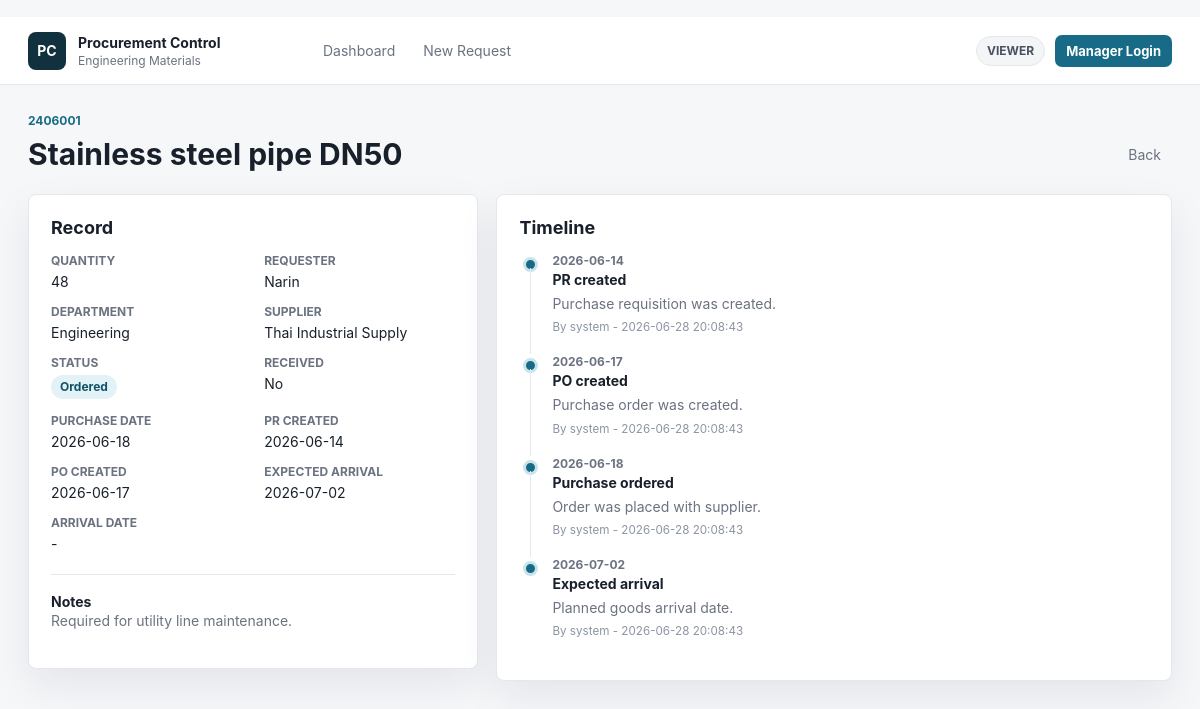
Page /items/1 on the committed database.
### tables this page shows
CREATE TABLE procurement_items (
            id INTEGER PRIMARY KEY AUTOINCREMENT,
            mms_no TEXT,
            item_name TEXT NOT NULL,
            quantity INTEGER,
            price REAL,
            currency TEXT DEFAULT 'MOP',
            requester TEXT,
            supplier TEXT,
            department TEXT,
            purchase_date TEXT,
            pr_created_at TEXT,
            po_created_at TEXT,
            expected_arrival_date TEXT,
            arrival_date TEXT,
            status TEXT NOT NULL DEFAULT 'Draft',
            received INTEGER NOT NULL DEFAULT 0,
            notes TEXT,
            created_by TEXT,
            created_at TEXT NOT NULL,
            updated_by TEXT,
            updated_at TEXT NOT NULL
        );

CREATE TABLE timeline_events (
            id INTEGER PRIMARY KEY AUTOINCREMENT,
            item_id INTEGER NOT NULL,
            event_type TEXT NOT NULL,
            title TEXT NOT NULL,
            event_date TEXT,
            details TEXT,
            created_by TEXT,
            created_at TEXT NOT NULL,
            FOREIGN KEY(item_id) REFERENCES procurement_items(id) ON DELETE CASCADE
        );

### app.py (the view)
@app.route("/items/<int:item_id>")
def item_detail(item_id):
    row = get_db().execute("SELECT * FROM procurement_items WHERE id = ?", (item_id,)).fetchone()
    if not row:
        flash("Item not found.", "warning")
        return redirect(url_for("index"))
    events = get_db().execute(
        "SELECT * FROM timeline_events WHERE item_id = ? ORDER BY COALESCE(event_date, created_at), created_at",
        (item_id,),
    ).fetchall()
    return render_template("item_detail.html", item=visible_item(row), events=events)

### app.py (called while the page is built)
def connect_db():
    conn = sqlite3.connect(DB_PATH)
    conn.row_factory = sqlite3.Row
    return conn

def get_db():
    if "db" not in g:
        DATA_DIR.mkdir(exist_ok=True)
        BACKUP_DIR.mkdir(exist_ok=True)
        g.db = connect_db()
    return g.db

def current_role():
    return session.get("role", "viewer")

def current_actor():
    return session.get("username", "viewer")

def is_manager():
    return current_role() == "manager"

@app.context_processor
def inject_context():
    return {
        "current_role": current_role(),
        "current_actor": current_actor(),
        "is_manager": is_manager(),
        "status_options": STATUS_OPTIONS,
        "currency_options": CURRENCY_OPTIONS,
    }

def ensure_daily_backup():
    db = get_db()
    last = db.execute("SELECT value FROM app_meta WHERE key = 'last_daily_backup_date'").fetchone()
    today = date.today().isoformat()
    if not last or last["value"] != today:
        backup_database("daily", "system")

def migrate_existing_data():
    db = get_db()
    rows = db.execute("SELECT id, mms_no, currency, quantity FROM procurement_items").fetchall()
    for row in rows:
        updates = {}
        if row["currency"] in (None, "", "THB"):
            updates["currency"] = "MOP"
        if row["mms_no"] and not row["mms_no"].isdigit():
            updates["mms_no"] = "".join(ch for ch in row["mms_no"] if ch.isdigit())
        if row["quantity"] is not None:
            updates["quantity"] = int(row["quantity"])
        if updates:
            assignments = ", ".join(f"{field} = ?" for field in updates)
            db.execute(
                f"UPDATE procurement_items SET {assignments} WHERE id = ?",
                list(updates.values()) + [row["id"]],
            )
    db.commit()

def visible_item(row):
    item = dict(row)
    if not is_manager():
        item["price"] = None
    return item

@app.before_request
def prepare_app():
    init_db()
    ensure_daily_backup()

### templates/item_detail.html (shortened to what this page needs)
﻿{% extends "base.html" %}
{% block content %}
<section class="page-heading">
    <div>
        <p class="eyebrow">{{ item.mms_no or "No MMS number" }}</p>
        <h1>{{ item.item_name }}</h1>
    </div>
    <div class="action-row">
        <a class="ghost-link" href="{{ url_for('index') }}">Back</a>
    </div>
</section>
<section class="detail-grid">
    <div class="detail-panel">
        <h2>Record</h2>
        <dl class="details">
            <div><dt>Quantity</dt><dd>{{ item.quantity|int if item.quantity is not none else "-" }}</dd></div>
            <div><dt>Requester</dt><dd>{{ item.requester or "-" }}</dd></div>
            <div><dt>Department</dt><dd>{{ item.department or "-" }}</dd></div>
            <div><dt>Supplier</dt><dd>{{ item.supplier or "-" }}</dd></div>
            <div><dt>Status</dt><dd><span class="status status-{{ item.status|lower|replace(' ', '-') }}">{{ item.status }}</span></dd></div>
            <div><dt>Received</dt><dd>{{ "Yes" if item.received else "No" }}</dd></div>
            <div><dt>Purchase Date</dt><dd>{{ item.purchase_date or "-" }}</dd></div>
            <div><dt>PR Created</dt><dd>{{ item.pr_created_at or "-" }}</dd></div>
            <div><dt>PO Created</dt><dd>{{ item.po_created_at or "-" }}</dd></div>
            <div><dt>Expected Arrival</dt><dd>{{ item.expected_arrival_date or "-" }}</dd></div>
            <div><dt>Arrival Date</dt><dd>{{ item.arrival_date or "-" }}</dd></div>
        </dl>
        {% if item.notes %}
            <div class="notes">
                <strong>Notes</strong>
                <p>{{ item.notes }}</p>
            </div>
        {% endif %}
    </div>
    <div class="timeline-panel">
        <h2>Timeline</h2>
        <ol class="timeline">
            {% for event in events %}
                <li>
                    <span class="dot"></span>
                    <div>
                        <time>{{ event.event_date or event.created_at[:10] }}</time>
                        <strong>{{ event.title }}</strong>
                        {% if event.details %}<p>{{ event.details }}</p>{% endif %}
                        <small>By {{ event.created_by or "system" }} - {{ event.created_at }}</small>
                    </div>
                </li>
            {% else %}
                <li class="empty-line">No timeline events yet.</li>
            {% endfor %}
        </ol>
    </div>
</section>
{% endblock %}

### static/styles.css (style rules this page uses)
:root { --bg: #f6f7f9; --panel: #ffffff; --text: #18202b; --muted: #6b7280; --line: #e3e7ee; --accent: #176b87; --accent-strong: #0f5268; --good: #176f4d; --warn: #a75d12; --danger: #b42318; --shadow: 0 16px 40px rgba(21, 31, 46, 0.08); }
* { box-sizing: border-box; }
body { margin: 0; background: var(--bg); color: var(--text); font-family: Inter, ui-sans-serif, system-ui, -apple-system, BlinkMacSystemFont, "Segoe UI", sans-serif; font-size: 14px; }
a { color: inherit; text-decoration: none; }
.nav a, .ghost-button, .ghost-link { color: var(--muted); border: 0; background: transparent; padding: 9px 11px; border-radius: 7px; cursor: pointer; }
.mode-panel, .action-row, .filter-form, .toolbar { display: flex; align-items: center; gap: 10px; }
.page-heading { display: flex; align-items: flex-end; justify-content: space-between; gap: 20px; margin-bottom: 22px; }
.eyebrow { margin: 0 0 8px; color: var(--accent); font-size: 12px; font-weight: 700; text-transform: uppercase; }
h1, h2, h3, p { margin-top: 0; }
h1 { margin-bottom: 0; font-size: 30px; font-weight: 680; }
h2 { font-size: 18px; }
.toolbar, .table-shell, .detail-panel, .timeline-panel, .form-panel, .login-panel { background: var(--panel); border: 1px solid var(--line); border-radius: 8px; box-shadow: var(--shadow); }
.pill, .status { display: inline-flex; align-items: center; min-height: 24px; padding: 0 9px; border-radius: 999px; font-size: 12px; font-weight: 650; }
.pill.muted, .status { color: #4b5563; background: #eef2f6; }
.status-ordered { color: #0f5268; background: #e3f2f6; }
.detail-grid, .settings-grid, .split-layout { display: grid; grid-template-columns: minmax(320px, 0.8fr) minmax(480px, 1.2fr); gap: 18px; align-items: start; }
.detail-panel, .timeline-panel, .form-panel, .login-panel { padding: 22px; }
.details { display: grid; grid-template-columns: repeat(2, minmax(0, 1fr)); gap: 14px 22px; margin: 0; }
.details div { min-width: 0; }
.details dt { color: var(--muted); font-size: 12px; font-weight: 700; text-transform: uppercase; }
.details dd { margin: 5px 0 0; overflow-wrap: anywhere; }
.notes { margin-top: 22px; padding-top: 18px; border-top: 1px solid var(--line); }
.notes p, .plain-text { color: var(--muted); line-height: 1.6; }
.timeline { position: relative; list-style: none; margin: 0; padding: 0 0 0 4px; }
.timeline li { position: relative; display: flex; gap: 14px; padding: 0 0 20px; }
.timeline li::before { content: ""; position: absolute; left: 7px; top: 15px; bottom: 0; width: 1px; background: var(--line); }
.timeline li:last-child::before { display: none; }
.dot { flex: 0 0 auto; width: 15px; height: 15px; margin-top: 4px; border: 3px solid #cae3ea; border-radius: 50%; background: var(--accent); }
.timeline time { display: block; color: var(--muted); font-size: 12px; font-weight: 700; }
.timeline strong { display: block; margin-top: 3px; }
.timeline p { margin: 6px 0; color: var(--muted); line-height: 1.45; }
.timeline small { color: #8b94a2; }

### rows in the picture
procurement_items: mms_no "2406001", item_name "Stainless steel pipe DN50", quantity "48", requester "Narin", department "Engineering", supplier "Thai Industrial Supply", status "Ordered", received "No", purchase_date "2026-06-18", pr_created_at "2026-06-14", po_created_at "2026-06-17", expected_arrival_date "2026-07-02", arrival_date "-", notes "Required for utility line maintenance."
timeline_events: event_date "2026-06-14", title "PR created", details "Purchase requisition was created.", created_by "system", created_at "2026-06-28 20:08:43"
timeline_events: event_date "2026-06-17", title "PO created", details "Purchase order was created.", created_by "system", created_at "2026-06-28 20:08:43"
timeline_events: event_date "2026-06-18", title "Purchase ordered", details "Order was placed with supplier.", created_by "system", created_at "2026-06-28 20:08:43"
timeline_events: event_date "2026-07-02", title "Expected arrival", details "Planned goods arrival date.", created_by "system", created_at "2026-06-28 20:08:43"

### other values in the picture
{{ current_role|upper }} "VIEWER"
